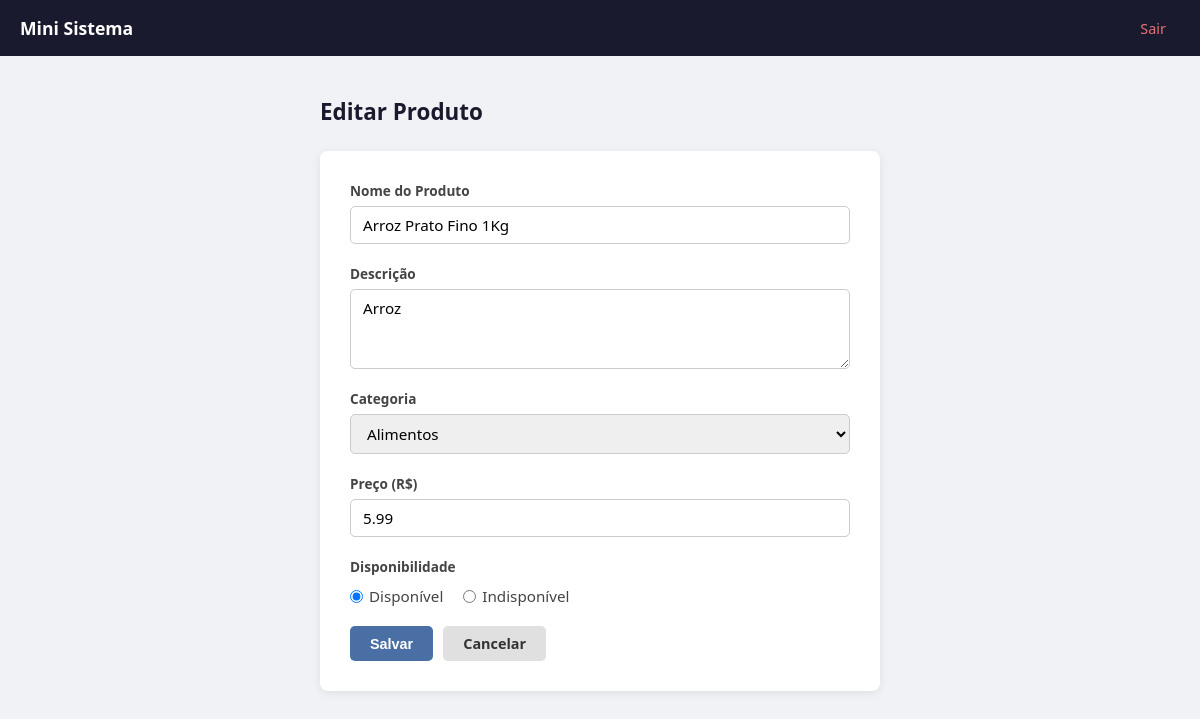
The page /produtos/editar.php?id=1 (signed in) on the database its author committed.
### tables this page shows
CREATE TABLE `produtos` (
  `id` int NOT NULL,
  `nome` varchar(100) NOT NULL,
  `descricao` varchar(255) DEFAULT NULL,
  `preco` decimal(10,2) NOT NULL,
  `disponibilidade` tinyint(1) NOT NULL DEFAULT '1',
  `id_categoria` int NOT NULL
);

CREATE TABLE `categorias` (
  `id` int NOT NULL,
  `categoria` varchar(45) NOT NULL
);

### www/produtos/editar.php (the view, shortened to what this page needs)
<?php
	require_once("../conecta.php");
	$id = filter_var($_GET["id"], FILTER_VALIDATE_INT);
	$sql = "SELECT * FROM produtos WHERE id = ?";
	$stmt = mysqli_prepare($conn, $sql);
	mysqli_stmt_bind_param($stmt, "i", $id);
	mysqli_stmt_execute($stmt);
	$resultado = mysqli_stmt_get_result($stmt);
	if (mysqli_num_rows($resultado) == 1) {
		$produto = mysqli_fetch_array($resultado);
	} else {
		$_SESSION["msg"] = "Produto não encontrado";
		$_SESSION["cor"] = "red";
		header("location: listar.php");
		exit;
	}
	$sql_cats = "SELECT * FROM categorias ORDER BY categoria ASC";
	$categorias = mysqli_query($conn, $sql_cats);
?>
<!DOCTYPE html>
<html lang="pt-br">
<head>
</head>
<body>
	<?php require_once("../menu.php") ?>
	<div class="conteudo">
		<h4>Editar Produto</h4>
		<div class="card">
			<form action="processa.php" method="POST">
				<div class="campo">
					<label for="nome">Nome do Produto</label>
					<input type="text" id="nome" name="nome" required autofocus
						value="<?= htmlspecialchars($produto['nome']) ?>">
				</div>
				<div class="campo">
					<label for="descricao">Descrição</label>
					<textarea id="descricao" name="descricao"><?= htmlspecialchars($produto['descricao']) ?></textarea>
				</div>
				<div class="campo">
					<label for="categoria">Categoria</label>
					<select id="categoria" name="id_categoria" required>
						<?php while ($cat = mysqli_fetch_array($categorias)): ?>
							<option value="<?= $cat["id"] ?>"
								<?= $cat["id"] == $produto["id_categoria"] ? "selected" : "" ?>>
								<?= htmlspecialchars($cat["categoria"]) ?>
							</option>
						<?php endwhile; ?>
					</select>
				</div>
				<div class="campo">
					<label for="preco">Preço (R$)</label>
					<input type="number" id="preco" name="preco" required step="0.01" min="0"
						value="<?= $produto['preco'] ?>">
				</div>
				<div class="campo">
					<label>Disponibilidade</label>
					<div class="radios">
						<label>
							<input type="radio" name="disponibilidade" value="1"
								<?= $produto['disponibilidade'] == 1 ? 'checked' : '' ?>>
							Disponível
						</label>
						<label>
							<input type="radio" name="disponibilidade" value="0"
								<?= $produto['disponibilidade'] == 0 ? 'checked' : '' ?>>
							Indisponível
						</label>
					</div>
				</div>
				<div class="acoes">
					<button type="submit" class="btn btn-salvar">Salvar</button>
					<a class="btn btn-cancelar" href="listar.php">Cancelar</a>
				</div>
			</form>
		</div>
	</div>
</body>
</html>

### www/produtos/editar.php (style rules this page uses)
* { box-sizing: border-box; margin: 0; padding: 0; }
body { font-family: 'Segoe UI', sans-serif; background-color: #f0f2f5; color: #333; }
.conteudo { max-width: 600px; margin: 40px auto; padding: 0 20px; }
.conteudo h4 { font-size: 1.4rem; color: #1a1a2e; margin-bottom: 24px; }
.card { background: #fff; border-radius: 8px; box-shadow: 0 2px 10px rgba(0,0,0,0.08); padding: 30px; }
.campo { display: flex; flex-direction: column; gap: 6px; margin-bottom: 20px; }
.campo label { font-size: 0.85rem; font-weight: 600; color: #444; }
.campo input, .campo select, .campo textarea { padding: 8px 12px; border: 1px solid #ccc; border-radius: 5px; font-size: 0.95rem; outline: none; transition: border-color 0.2s; font-family: inherit; }
.campo textarea { resize: vertical; min-height: 80px; }
.radios { display: flex; gap: 20px; margin-top: 4px; }
.radios label { display: flex; align-items: center; gap: 6px; font-size: 0.95rem; font-weight: normal; cursor: pointer; }
.acoes { display: flex; gap: 10px; margin-top: 10px; }
.btn { padding: 8px 20px; border-radius: 5px; font-size: 0.9rem; font-weight: 600; text-decoration: none; cursor: pointer; border: none; transition: background 0.2s; }
.btn-salvar { background-color: #4a6fa5; color: #fff; }
.btn-cancelar { background-color: #e0e0e0; color: #333; }

### rows shown on the page
produtos: nome "Arroz Prato Fino 1Kg", descricao "Arroz", id_categoria "Alimentos", preco "5.99", disponibilidade "☑ Disponível", disponibilidade "☐ Indisponível"
